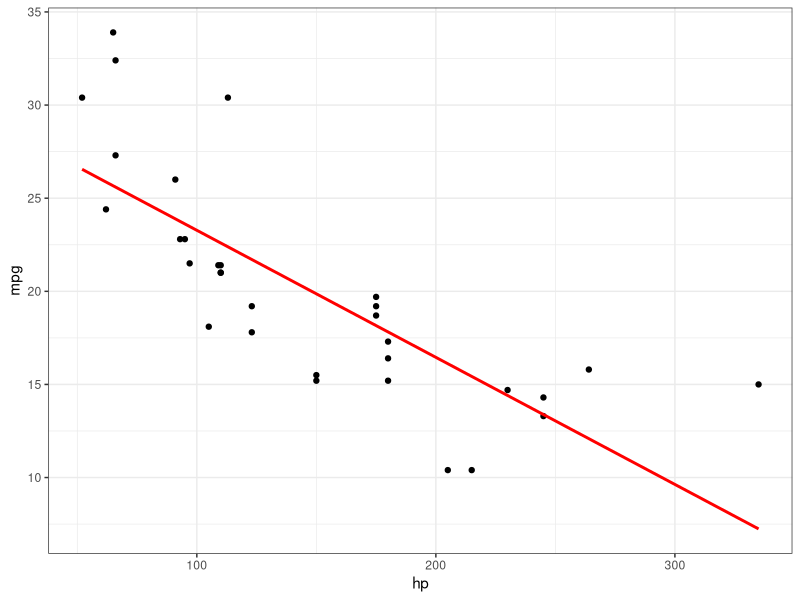
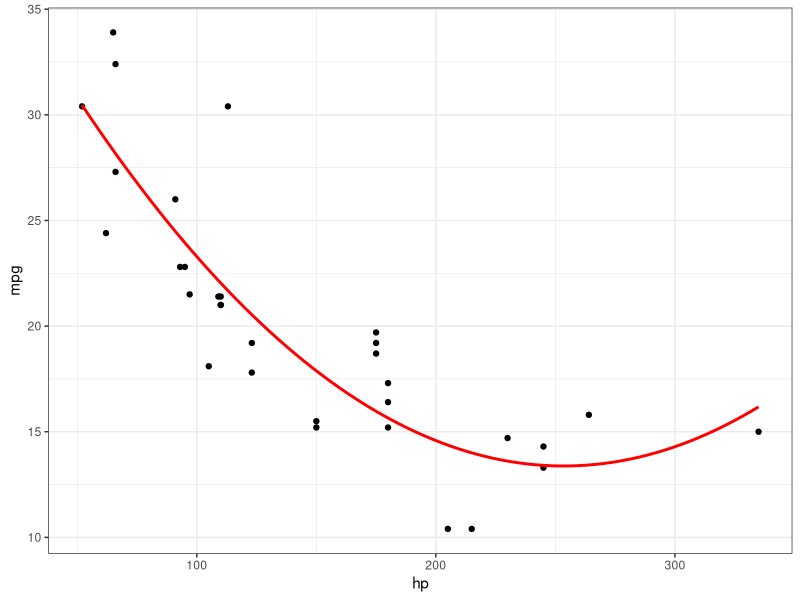

Write the R code that produced these figures, in order.
library(ggplot2)

mtcars <- datasets::mtcars

#--------------------------------------
#simple regression
#--------------------------------------
fit <- lm(data = mtcars, formula = mpg ~ hp) # mpg: Miles/(US) gallon, hp: Gross horsepower
summary(fit) #R-squared : 0.6024, Residual standard error: 3.863

ggplot(mtcars, aes(x = hp, y = mpg)) +
  geom_point() + 
  stat_smooth(method = 'lm', formula = y ~ x, color = 'red', se = FALSE) +  
  theme_bw()


#--------------------------------------
#Polynomial regression regression
#--------------------------------------
fit <- lm(data = mtcars, formula = mpg ~ hp + I(hp^2))
summary(fit) #R-squared : 0.7561, Residual standard error: 3.077

ggplot(mtcars, aes(x = hp, y = mpg)) +
  geom_point() + 
  stat_smooth(method = 'lm', formula = y ~ x + I(x^2), color = 'red', se = FALSE) + 
  theme_bw()
